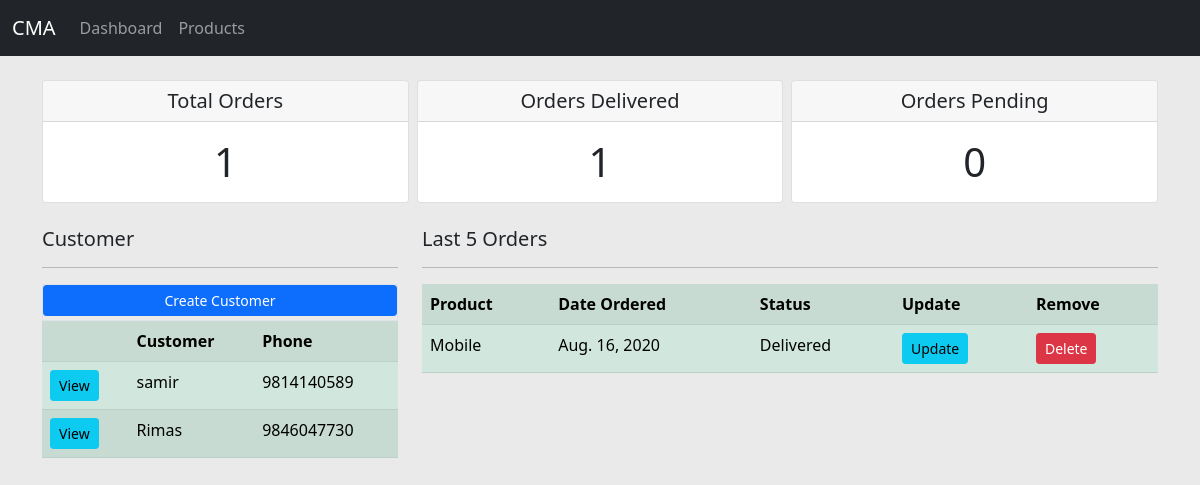
Before: / with the older database file.
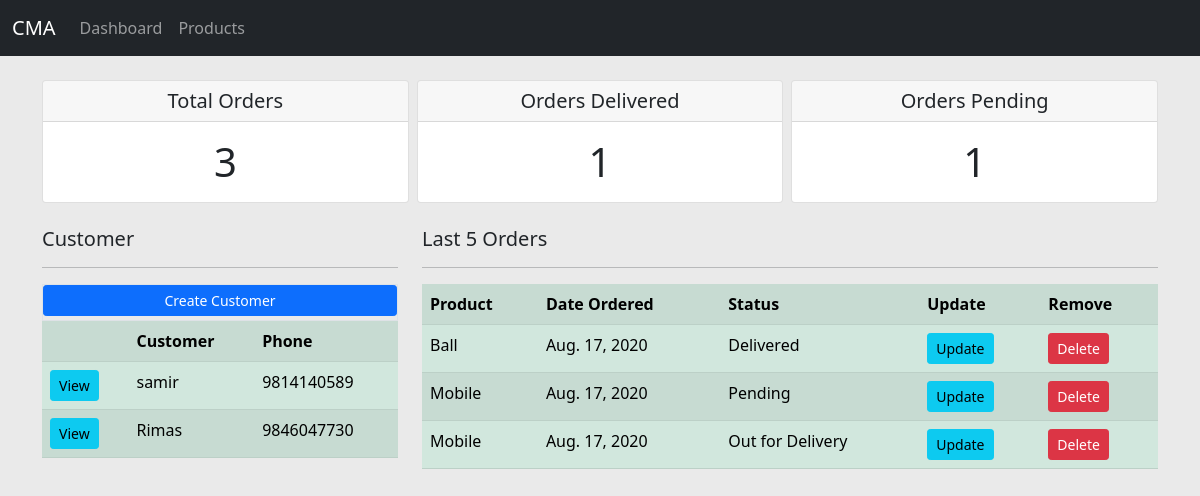
After: the same page with the newer database file.
### accounts/models.py (models this page shows, shortened)
class Customer(models.Model):
    name = models.CharField(max_length=200, null=True)
    email = models.EmailField()
    contact = models.CharField(max_length=15)
    created_date = models.DateTimeField()

class Order(models.Model):
    STATUS = (
        ('Pending', 'Pending'),
        ('Out for Delivery', 'Out for Delivery'),
        ('Delivered', 'Delivered')
    )
    customer = models.ForeignKey(Customer, on_delete=models.CASCADE)
    product = models.ForeignKey(Product, blank=True, on_delete=models.CASCADE)
    status = models.CharField(max_length=200, blank=True, choices=STATUS)
    created_date = models.DateTimeField(auto_now_add=True)

class Product(models.Model):
    CHOICE = (
        ('Indoor', 'Indoor'),
        ('Outdoor', 'Outdoor')
    )
    name = models.CharField(max_length=200)
    price = models.FloatField()
    category = models.CharField(max_length=200, choices=CHOICE)
    added_date = models.DateTimeField(auto_now=True)
    tag = models.ManyToManyField(Tag)

### accounts/views.py (the view)
# urls.py: 2. Add a URL to urlpatterns:  path('', views.home, name='home')
def home(request):
    order = Order.objects.all()
    customer = Customer.objects.all()
    total_order = order.count()
    delivered = order.filter(status='Delivered').count()
    pending = order.filter(status='Pending').count()
    context = {
        'orders': order,
        'customer': customer,
        'total_order': total_order,
        'delivered': delivered,
        'pending': pending,
    }
    return render(request, 'accounts/dashboard.html', context)

### accounts/templates/accounts/dashboard.html
{% extends 'accounts/base.html' %}
{% block content %}
    <div class="row mt-3 g-2">
        <div class="col-md-4">
        <div class="card text-center">
            <h5 class="card-header">Total Orders</h5>
            <div class="card-body">
                <p class="card-text display-6"> {{ total_order }} </p>
            </div>
            </div>
        </div>
        <div class="col-md-4">
        <div class="card text-center">
            <h5 class="card-header">Orders Delivered</h5>
            <div class="card-body">
                <p class="card-text display-6"> {{ delivered }} </p>
            </div>
            </div>
        </div>
        <div class="col-md-4">
        <div class="card text-center">
            <h5 class="card-header">Orders Pending</h5>
            <div class="card-body">
                <p class="card-text display-6"> {{ pending }} </p>
            </div>
            </div>
        </div>
    </div>
    <div class="row mt-4">
        <div class="col-md-4">
            <h5>Customer</h5>
            <hr>
            <div class='border d-flex flex-fill'>
                <a class='btn btn-primary btn-sm mb-1 flex-fill'>Create Customer</a>
            </div>
            <table class="table table-success table-striped">
                <tr>
                    <th></th>
                    <th>Customer</th>
                    <th>Phone</th>
                </tr>
                {% for c in customer %}
                    <tr>
                        <td><a class='btn btn-info btn-sm' href="{% url 'customer' c.id %}">View</a></td>
                        <td> {{ c.name }} </a></td>
                        <td> {{ c.contact }} </td>
                    </tr>
                {% endfor %}
            </table>
        </div>
        <div class="col-md-8">
            <h5>Last 5 Orders</h5>
            <hr>
            <table class="table table-success table-striped">
                <tr>
                    <th>Product</th>
                    <th>Date Ordered</th>
                    <th>Status</th>
                    <th>Update</th>
                    <th>Remove</th>
                </tr>
                {% for order in orders %}
                    <tr>
                        <td> {{ order.product.name }} </td>
                        <td> {{ order.created_date|date }} </td>
                        <td> {{ order.status }} </td>
                        <td> <a href="{% url 'update_order' order.id %}" class='btn btn-sm btn-info'>Update</a> </td>
                        <td> <a href="{% url 'delete_order' order.id %}" class='btn btn-sm btn-danger'>Delete</a> </td>
                    </tr>
                {% endfor %}
            </table>
        </div>
    </div>
{% endblock content %}

### accounts/templates/accounts/base.html (shortened to what this page needs)
{% load static %}
<!doctype html>
<html lang="en">
  <head>
    <link rel="stylesheet" href="https://stackpath.bootstrapcdn.com/bootstrap/5.0.0-alpha1/css/bootstrap.min.css">
    <link rel="stylesheet" href="{% static 'css/base.css' %}">
  </head>
  <body>
    {% include 'accounts/nav.html' %}
    <div class="container">
        {% block content %}
        {% endblock content %}
    </div>
  </body>
</html>

### accounts/templates/accounts/nav.html (shortened to what this page needs)
<nav class="navbar navbar-expand-lg navbar-dark bg-dark">
  <div class="container-fluid">
    <a class="navbar-brand ml-5">CMA</a>
    <div class="collapse navbar-collapse" id="navbarText">
      <ul class="navbar-nav mr-auto mb-2 mb-lg-0">
        <li class="nav-item">
          <a class="nav-link" id='home' aria-current="page" href="{% url 'home' %}">Dashboard</a>
        </li>
        <li class="nav-item">
          <a class="nav-link" id='products' href="{% url 'products' %}">Products</a>
        </li>
      </ul>
    </div>
  </div>
</nav>

### static/css/base.css (style rules this page uses)
body { background: rgba(220, 220, 220, 0.6); }

Changed rows visible on the page:
removed Order: product.name "Mobile", created_date "Aug. 16, 2020", status "Delivered"
added Order: product.name "Ball", created_date "Aug. 17, 2020", status "Delivered"
added Order: product.name "Mobile", created_date "Aug. 17, 2020", status "Pending"
added Order: product.name "Mobile", created_date "Aug. 17, 2020", status "Out for Delivery"
Other visible differences:
{{ total_order }}: "1" → "3"
{{ pending }}: "0" → "1"
